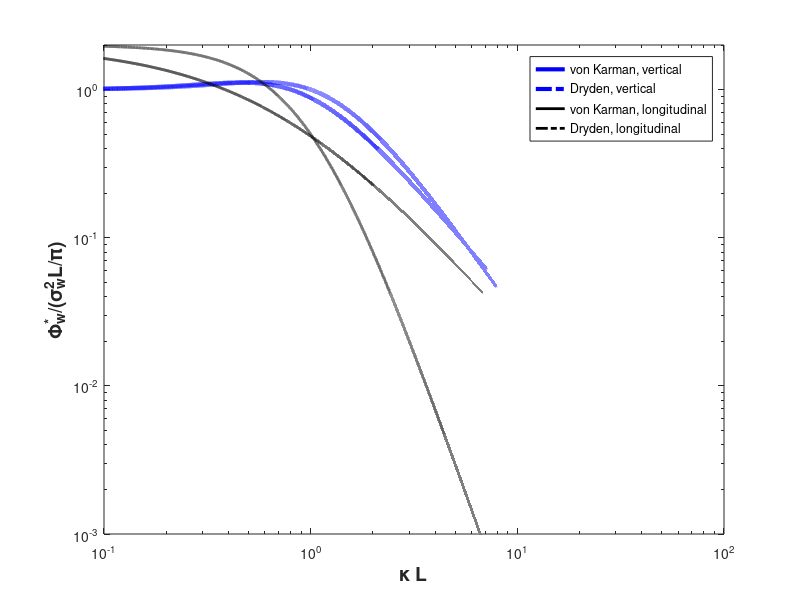

Write the MATLAB code that produced this figure.
% Function karmandryden. 
%  Plot normalized von Karman and Dryden turbulence models.
%
% Written by: Rafael Palacios (r.palacios@imperial.ac.uk)
% Latest update: November 2014. 
%%%%%%%%%%%%%%%%%%%

close all, clear all

x=0.01:0.0001:100;   %kappa*L (nondimensional wavenumber)

% Vertical/lateral and horizontal von Karman turbulence spectra:
Karman_v= (1+(8/3)*(1.339*x).^2) ./ (1+ (1.339*x).^2).^(11/6);
Karman_h= 2 ./ ((1+ 1.339*x).^2).^(5/6);

% Vertical/lateral and horizontal Dryden turbulence spectra:
Dryden_v= (1+3*x.^2) ./ (1+x.^2).^2;
Dryden_h= 2 ./ (1+x.^2).^2;


% Define frequency-domain analytic functions.
figure
 loglog(x,Karman_v,'b-', 'LineWidth',3), hold on
 loglog(x,Dryden_v,'b-.','LineWidth',3)
 loglog(x,Karman_h,'k-', 'LineWidth',2), hold on
 loglog(x,Dryden_h,'k-.','LineWidth',2)
 ylabel('\Phi^*_w/(\sigma_w^2L/\pi)','FontSize',14,'FontWeight','bold')
 xlabel('\kappa L','FontSize',14,'FontWeight','bold')
 legend('von Karman, vertical','Dryden, vertical',...
        'von Karman, longitudinal', 'Dryden, longitudinal')

axis([0.1 100 0.001 2])